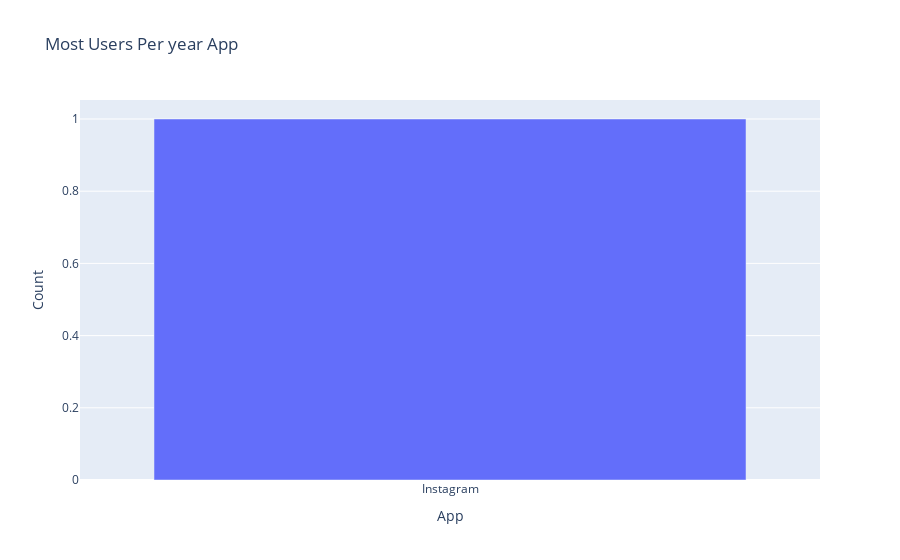

Write notebook code for a chart like this one.
### Code cell
most_users_per_year = df.groupby(['Year', 'App']).size().unstack().idxmax(axis=1)
most_users_per_year_count= most_users_per_year.value_counts()

figure = px.bar(most_users_per_year_count, x=most_users_per_year_count.index, y=most_users_per_year_count.values, title='Most Users Per year App', labels={'index': 'App', 'y': 'Count'})
figure.show()

### Figure 1 — Plotly figure (JSON) as saved in the notebook; plotly's stock layout.template omitted (floating-point values rounded to 4 significant figures)
{"data": [{"alignmentgroup": "True", "hovertemplate": "App=%{x}<br>Count=%{y}<extra></extra>", "legendgroup": "", "marker": {"color": "#636efa", "pattern": {"shape": ""}}, "name": "", "offsetgroup": "", "orientation": "v", "showlegend": false, "textposition": "auto", "x": ["Instagram"], "xaxis": "x", "y": [1], "yaxis": "y", "type": "bar"}], "layout": {"xaxis": {"anchor": "y", "domain": [0, 1], "title": {"text": "App"}}, "yaxis": {"anchor": "x", "domain": [0, 1], "title": {"text": "Count"}}, "legend": {"tracegroupgap": 0}, "title": {"text": "Most Users Per year App"}, "barmode": "relative"}}
